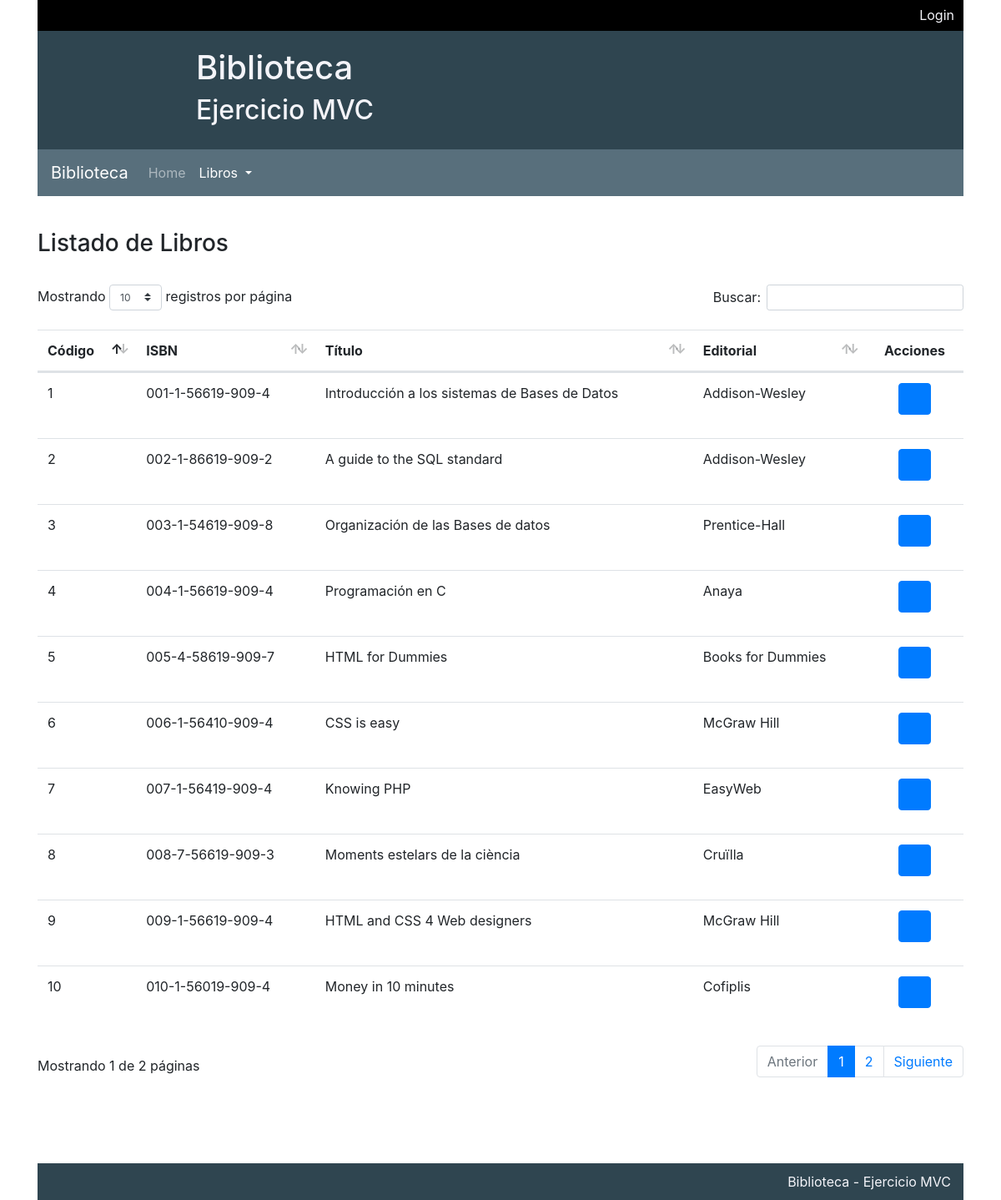
The app's page /biblioteca-mvc.com/public/index.php?section=libros&action=listar with its own data.
### tables this page shows
CREATE TABLE libros (
  codigo int(11) NOT NULL AUTO_INCREMENT,
  isbn varchar(32) NOT NULL,
  titulo varchar(64) NOT NULL,
  editorial varchar(64) NOT NULL,
  idioma varchar(64) NOT NULL,
  autor varchar(256) NOT NULL,
  n_ediciones int(11) NOT NULL,
  edad_recomendada int,
  PRIMARY KEY (codigo),
  UNIQUE KEY (isbn)
);

### biblioteca-mvc.com/controllers/libros/listar.php (called while the page is built, shortened)
<?php
    require_once MODELS_ROUTE.'LibrosModel.php';
    $libros = LibrosModel::getLibros();
    include VIEWS_ROUTE.'libros/listar.php';

### biblioteca-mvc.com/public/index.php (called while the page is built, shortened)
<?php
    require_once '../controllers/FrontController.php';

### biblioteca-mvc.com/controllers/CommonController.php (called while the page is built, shortened)
<?php
    require_once MODELS_ROUTE.'/menu/Menu.php';
    require_once MODELS_ROUTE.'/menu/ItemMenu.php';
    $title_content = 'Biblioteca';
    $subtitle_content = 'Ejercicio MVC';
    $items_menu = array();
    $menu_item_home = new ItemMenu('Home','index.php','portada','inicio','public','false');
    $items_menu[]=$menu_item_home;
    $items_socio = array();
    $menu_item_socio_listado = new ItemMenu('Listado','?section=socios&action=listar','socios','listar','admin');
    $items_socio[]=$menu_item_socio_listado;
    $menu_item_socio_crear = new ItemMenu('Crear Socio','?section=socios&action=crear','socios','crear','admin');
    $items_socio[]=$menu_item_socio_crear;
    $menu_item_socio = new ItemMenu('Socios','#','socios','','admin',true,'Socios',$items_socio);
    $items_menu[]=$menu_item_socio;
    $items_libros = array();
    $menu_item_libros_listado = new ItemMenu('Listado','?section=libros&action=listar','libros','listar','public');
    $items_libros[]=$menu_item_libros_listado;
    $menu_item_libros_crear = new ItemMenu('Crear Libro','?section=libros&action=crear','libros','crear','admin');
    $items_libros[]=$menu_item_libros_crear;
    $menu_item_libro = new ItemMenu('Libros','#','libros','','public',true,'Libros',$items_libros);
    $items_menu[]=$menu_item_libro;
    $menu = new Menu('Biblioteca',$items_menu);
    $title_footer = 'Biblioteca - Ejercicio MVC';

### biblioteca-mvc.com/models/menu/ItemMenu.php (called while the page is built, shortened)
<?php
class ItemMenu
{
    public function __construct(string $title='',string $url='',string $section='',string $action='',string $profile='public',bool $submenu=false,string $submenu_title='',array $submenu_items=array())
    {
        $this->title=$title;
        $this->url=$url;
        $this->section=$section;
        $this->profile=$profile;
        $this->submenu=$submenu;
        $this->submenu_items=$submenu_items;
    }
}

### biblioteca-mvc.com/lib/Database.php (called while the page is built, shortened)
<?php
class Database
{
    private static $conexion = null;
    public static function get(){
        if(empty(self::$conexion))
        {
            self::$conexion = new mysqli(DB_HOST,DB_USER,DB_PASS,DB_NAME);
            self::$conexion->set_charset(DB_CHARSET);
        }
        return self::$conexion;
    }
}

### biblioteca-mvc.com/models/LibrosModel.php (the view, shortened to what this page needs)
<?php
class LibrosModel
{
    public static function getLibros(string $campo=null,string $filtro = '',bool $identico=true):array
    {
        $consulta = "SELECT * FROM libros";
        $consulta.=";";
        $resultset = Database::get()->query($consulta);
        $libros = array();
        while($libro = $resultset->fetch_object('LibrosModel'))
        {
            $libros[]=$libro;
        }
        return $libros;
    }
    public static function showTableLibrosWithOptions(array $libros):string{
        $salida = '';
        if(count($libros) > 0)
        {
            $salida .= "<div class='table-responsive'>";
            $salida .= "<table class='table datatablejq_last_nosortable' id='table_lt_socios_with_options'>";
            $salida .=  "<thead>
                            <tr>
                                <th scope=\"col\">Código</th>
                                <th>ISBN</th>
                                <th>Título</th>
                                <th>Editorial</th>
                                <th class='text-center'>Acciones</th>
                            </tr>
                      </thead>";
            $salida .= "<tbody>";
            foreach($libros as $libro)
            {
                $salida .= "<tr>";
                $salida .= "<td scope=\"row\">".$libro->codigo."</td>";
                $salida .= "<td> $libro->isbn </td>";
                $salida .= "<td> $libro->titulo </td>";
                $salida .= "<td> $libro->editorial </td>";
                $salida .= "<td class='text-center'>
                                <ul class='list-inline'>
                                    <li class='list-inline-item'>
                                        <a class='btn btn-primary' href='?section=libros&action=detalle&item=$libro->codigo' data-toggle=\"tooltip\" data-placement=\"top\" title=\"Ir al detalle del libro\">
                                            <i class=\"fa fa-eye\" aria-hidden=\"true\"></i>
                                        </a>
                                    </li>";
                $salida .=      "</ul>
                            </td>";
                $salida .= "</tr>";
            }
            $salida .= "</tbody>";
            $salida .= "</table>";
            $salida .= "</div>";
        }
        return $salida;
    }
}

### biblioteca-mvc.com/controllers/FrontController.php (shortened to what this page needs)
<?php
    require_once LIB_ROUTE.'Database.php';
    require_once CONTROLLER_ROUTE . 'CommonController.php';
    try{
        $section = empty($_GET['section'])? DEFAULT_SECTION : htmlspecialchars($_GET['section']);
        $action = empty($_GET['action'])? DEFAULT_ACTION : htmlspecialchars($_GET['action']);
        $pagina = CONTROLLER_ROUTE.$section.'/'.$action.'.php';
        if(is_readable($pagina))
        {
            require_once $pagina;
        }
        else
        {
            throw new Exception('Operación no permitida: '.$section.'/'.$action.'.php');
        }
    }
    catch (Exception $e)
    {
        $mensaje = $e->getMessage();
        include VIEWS_ROUTE.'error.php';
    }

### biblioteca-mvc.com/views/libros/listar.php (shortened to what this page needs)
<!doctype html>
<html class="no-js" lang="es">
<?php include VIEWS_ROUTE . 'head.php'; ?>
<body>
<?php include VIEWS_ROUTE . 'header.php'; ?>
<div class="container">
    <section class="main_content">
        <div class="row">
            <div class="col-xs-12 col-sm-12 col-md-12 col-lg-12">
            <h3>
                Listado de Libros
            </h3>
            <br />
            <?php echo LibrosModel::showTableLibrosWithOptions($libros); ?>
            </div>
        </div>
    </section>
    <div class="row">
        <div class="col-xs-12 col-sm-12 col-md-12 col-lg-12">
        </div>
    </div>
</div>
<?php include VIEWS_ROUTE . 'footer.php'; ?>
</body>
</html>

### biblioteca-mvc.com/views/head.php (shortened to what this page needs)
<head>
    <link rel="stylesheet" href="css/normalize.css">
    <link rel="stylesheet" href="css/main.css">
    <link rel="stylesheet" href="css/style.css">
</head>

### biblioteca-mvc.com/views/header.php (shortened to what this page needs)
<header>
    <div class="container">
        <?php
            if(LOGIN === true or MULTILANG === true)
            {
        ?>
                <section class="login_user">
                    <div class="row">
                        <div class="col-xs-12 col-sm-3 offset-sm-9 col-md-4 offset-md-8 col-lg-4 offset-lg-8">
                            <div class="languagesandregister">
                                <ul class="list-inline">
                                    <?php
                                    if(LOGIN === true)
                                    {
                                        if(!empty($_SESSION['user']))
                                        {
                                    ?>
                                            <li class="login list-inline-item">
                                                <form action="index.php?section=login&action=login" class="form-horizontal" id="f_logout" method="post">
                                                    <input name="logout" type="hidden" value="ok" />
                                                    <button type="submit" class="btn">
                                                        Logout <i class="fa fa-sign-out" aria-hidden="true"></i>
                                                    </button>
                                                </form>
                                            </li>
                                    <?php
                                        }
                                        else
                                        {
                                    ?>
                                            <li class="login list-inline-item">
                                                <a href="#" class="btn display_toggle" rel=".loginandregister" speed="slow">
                                                    <i class="fa fa-user" aria-hidden="true"></i>
                                                    Login
                                                </a>
                                            </li>
                                    <?php
                                        }
                                    }
                                    ?>
                                </ul>
                            </div>
                        </div>
                    </div>
                    <?php
                    if(LOGIN === true)
                    {
                        if(empty($_SESSION['user'])) {
                            ?>
                            <div class="row">
                                <div class="col-xs-12 col-sm-12 col-md-6 offset-md-6 col-lg-6 offset-lg-6">
                                </div>
                            </div>
                            <?php
                        }
                    }
                    ?>
                </section>
        <?php
            }
        ?>
        <section class="header_princ">
            <div class="row">
                <div class="col-xs-12 col-sm-12 col-md-10 col-lg-10 offset-md-2 offset-lg-2">
                    <?php
                    if(!empty($title_content))
                        echo "<h1>$title_content</h1>";
                    if(!empty($subtitle_content))
                    echo "<h2>$subtitle_content</h2>";
                    ?>
                </div>
            </div>
        </section>
        <section class="menu_web">
            <?php
                if(!empty($menu) and count($menu->items) > 0)
                    $menu->makeMenu();
            ?>
        </section>
    </div>
</header>

### biblioteca-mvc.com/models/menu/Menu.php (shortened to what this page needs)
<?php
class Menu
{
    public $title;
    public $items;
    public $class_menu;
    public function __construct(string $title,array $items=array(),string $class_menu='navbar-standard')
    {
        $this->title = $title;
        $this->items = $items;
        $this->class_menu = $class_menu;
    }
    public function makeMenu()
    {
        $section = empty($_GET['section'])? DEFAULT_SECTION : htmlspecialchars($_GET['section']);
        $action = empty($_GET['action'])? DEFAULT_ACTION : htmlspecialchars($_GET['action']);
        $salida = "<nav class=\"navbar navbar-expand-lg $this->class_menu \">
                        <a class=\"navbar-brand\" href=\"index.php\">
                            $this->title
                        </a>
                        <button class=\"navbar-toggler\" type=\"button\" data-toggle=\"collapse\" data-target=\"#menuweb\" aria-controls=\"menuweb\" aria-expanded=\"false\" aria-label=\"Toggle navigation\">
                            <span class=\"navbar-toggler-icon\"></span>
                        </button>
                        <div class=\"collapse navbar-collapse\" id=\"menuweb\">
                        <ul class=\"navbar-nav mr-auto\">";
        foreach($this->items as $item_menu)
        {
            if($item_menu->profile == 'public' or (!empty($_SESSION['user_profile']) and $item_menu->profile == $_SESSION['user_profile']))
            {
                if($item_menu->section == $section)
                    $active = ' active ';
                else
                    $active = "";
                if($item_menu->submenu == true and count($item_menu->submenu_items) > 0)
                {
                    $salida .= "<li class=\"nav-item dropdown $active\">
                                    <a class=\"nav-link dropdown-toggle\" href=\"$item_menu->url\" id=\"navbarDropdown\" role=\"button\" data-toggle=\"dropdown\" aria-haspopup=\"true\" aria-expanded=\"false\">
                                       $item_menu->title
                                    </a>
                                    <div class=\"dropdown-menu\" aria-labelledby=\"navbarDropdown\">";
                    foreach($item_menu->submenu_items as $item_dropdown)
                    {
                        if($item_dropdown->action == $action and $item_dropdown->section == $section)
                            $active = ' active ';
                        else
                            $active = "";
                        if($item_dropdown->profile == 'public' or (!empty($_SESSION['user_profile']) and $item_dropdown->profile == $_SESSION['user_profile']))
                        {
                            $salida .= "<a class=\"dropdown-item $active\" href=\"$item_dropdown->url\">
                                            $item_dropdown->title
                                        </a>";
                        }
                    }
                    $salida .= "</div></li>";
                }
                else
                {
                    $salida .= "<li class=\"nav-item $active \">
                                    <a class=\"nav-link\" href=\"$item_menu->url\">
                                        $item_menu->title
                                    </a>
                                </li>";
                }
            }
        }
        $salida .="</ul></div></nav> ";
        echo $salida;
    }
}

### biblioteca-mvc.com/views/footer.php (shortened to what this page needs)
<footer>
    <div class="container">
        <section class="footer_princ">
            <div class="row">
                <div class="col-xs-12 col-sm-12 col-md-12 col-lg-12">
                    <p class="text-right">
                        <?php
                        if(isset($title_footer))
                            echo $title_footer;
                        ?>
                    </p>
                </div>
            </div>
        </section>
    </div>
</footer>

### biblioteca-mvc.com/public/css/main.css (style rules this page uses)
html { color: #222; font-size: 1em; line-height: 1.4; }

### records on screen
libros: codigo "1", isbn "001-1-56619-909-4", titulo "Introducción a los sistemas de Bases de Datos", editorial "Addison-Wesley"
libros: codigo "2", isbn "002-1-86619-909-2", titulo "A guide to the SQL standard", editorial "Addison-Wesley"
libros: codigo "3", isbn "003-1-54619-909-8", titulo "Organización de las Bases de datos", editorial "Prentice-Hall"
libros: codigo "4", isbn "004-1-56619-909-4", titulo "Programación en C", editorial "Anaya"
libros: codigo "5", isbn "005-4-58619-909-7", titulo "HTML for Dummies", editorial "Books for Dummies"
libros: codigo "6", isbn "006-1-56410-909-4", titulo "CSS is easy", editorial "McGraw Hill"
libros: codigo "7", isbn "007-1-56419-909-4", titulo "Knowing PHP", editorial "EasyWeb"
libros: codigo "8", isbn "008-7-56619-909-3", titulo "Moments estelars de la ciència", editorial "Cruïlla"
libros: codigo "9", isbn "009-1-56619-909-4", titulo "HTML and CSS 4 Web designers", editorial "McGraw Hill"
libros: codigo "10", isbn "010-1-56019-909-4", titulo "Money in 10 minutes", editorial "Cofiplis"

### other values on screen
$title_content "Biblioteca"
$subtitle_content "Ejercicio MVC"
$this->title "Biblioteca"
$item_menu->title "Home"
$item_menu->title "Libros"
$title_footer "Biblioteca - Ejercicio MVC"
